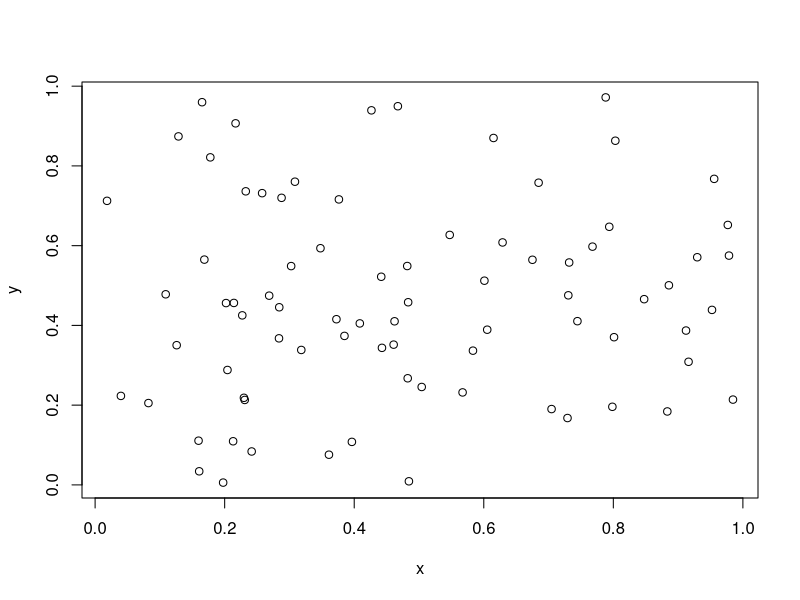

Here is the R script that generated this plot:
## ---- chunk 1
knitr::opts_chunk$set(echo = TRUE)
## ---- chunk 2

N<-rpois(n=1,90)
x<-runif(n=N,0,1)
y<-runif(n=N,0,1)
dat<-data.frame(x,y)
library(xtable)

tabla<-xtable(summary(dat),caption="Resultados simulación", label="tab:Results")
print(tabla,caption.placement="top", comment="FALSE")

## ---- chunk 3

plot(x,y)

